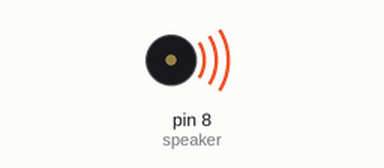
This sketch was run on a simulated Arduino Uno, built with avr-gcc and run on an emulated ATmega328P. Shown: buzzer (waves = sounding).

Above: at 0.1 s.
Timing chart, 0 to 40.0 s (numbered marks = the images above):
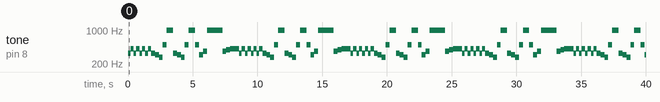

Measured:
- by itself, tone on pin 8 (speaker): plays 330 Hz for 0.20 s, 415 Hz for 0.25 s, 330 Hz for 0.20 s, 415 Hz for 0.25 s, 330 Hz for 0.20 s, 415 Hz for 0.25 s … (120 notes in this stretch)

The sketch:

fundo-da-grota.ino
```cpp
#define NOTE_E4  330
#define NOTE_CS4 277
#define NOTE_B4  494
#define NOTE_DS4 311
#define NOTE_B5  988
#define NOTE_FS4 370
#define NOTE_G4  392
#define NOTE_GS4 415

int speaker = 8;

void setup()
{
  pinMode(speaker, OUTPUT);
}

void loop()
{
  for (int i = 0; i < 4; i++) {
    tone(speaker, NOTE_E4);
    delay(200);
    noTone(speaker);
    tone(speaker, NOTE_GS4);
    delay(250);
    noTone(speaker);
  }

  for (int i = 0; i < 2; i++) {
    tone(speaker, NOTE_E4);
    delay(300);
    tone(speaker, NOTE_DS4);
    delay(300);
    tone(speaker, NOTE_CS4);
    delay(300);
    tone(speaker, NOTE_B4);
    delay(300);
    tone(speaker, NOTE_B5);
	delay(500);
  }

  tone(speaker, NOTE_B4);
  delay(300);
  tone(speaker, NOTE_DS4);
  delay(300);
  tone(speaker, NOTE_FS4);
  delay(300);

  for (int i = 0; i < 6; i++) {
    tone(speaker, NOTE_B5);
    delay(200);
    noTone(speaker);
  }

  tone(speaker, NOTE_FS4);
  delay(300);
  tone(speaker, NOTE_G4);
  delay(300);
  tone(speaker, NOTE_GS4);
  delay(700);
}
```
